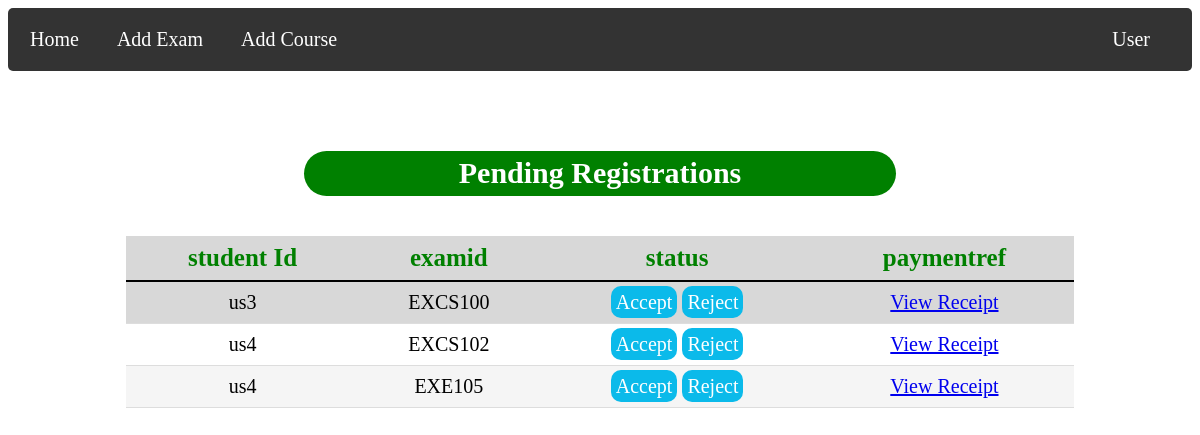
The page /adminhome/ on the database its author committed.
### eadmin/models.py (models this page shows)
class Enrollments(models.Model):
    roll_no = models.ForeignKey('home.Applicant',  on_delete=models.CASCADE)
    examid = models.ForeignKey('eadmin.Exam',  on_delete=models.CASCADE)
    status = models.CharField(max_length=50)
    paymentref = models.FileField(upload_to=content_file_name)
    class Meta:
        unique_together = (("roll_no", "examid"),)

class Exam(models.Model):
    examid = models.CharField(max_length=40,  primary_key=True)
    examname = models.CharField(max_length=40)
    examdate = models.DateField(auto_now=False)
    courseid = models.ForeignKey('eadmin.Course', on_delete=models.CASCADE)
    examinerid = models.CharField(max_length=40, default='02')

### home/models.py (models this page shows)
class Applicant(models.Model):
    roll_no = models.CharField(max_length=15, primary_key=True)
    username = models.CharField(max_length=40)
    password = models.CharField(max_length=500)
    email = models.CharField(max_length=30)
    mobile_no = models.CharField(max_length=13)
    last_login = models.DateTimeField

### eadmin/views.py (the view)
# urls.py: url(r'^adminhome/', views.adminhome, name='adminhome'),
def adminhome(request):
    enrollments = Enrollments.objects.filter(status='pending')
    return render(request, 'eadmin/adhome.html', {'objs': enrollments})

### templates/eadmin/adhome.html (shortened to what this page needs)
<!DOCTYPE html>
<html>
<head>
</head>
<body>
<ul>
  {%  load static %}
  <li><a href="{% url 'adminhome' %}">Home</a></li>
  <li><a href="{% url 'addexam' %}">Add Exam</a></li>
  <li><a href="{% url 'addcourse' %}">Add Course</a></li>
  <li class="dropdown" style="float:right;" >
    <a href="javascript:void(0)" class="dropbtn" style="cursor:auto;">User</a>
  </li>
</ul>
<h2 style="color:white; text-align:center;margin-top:80px;font-weight:700;text-decoration:none;background-color:green;height:40px;vertical-align:middle;font-size:30px;padding-top:5px;font:Courier;border-radius:30px;width:50%;
    margin-left:auto;
    margin-right:auto;">Pending Registrations</h2>
<bdy>
<div class="panel panel-primary">
  <div class="panel-body">
	<table class="table table-bordered">
    <thead>
      <tr>
        <th>student Id</th>
        <th>examid</th>
        <th>status</th>
        <th>paymentref</th>
      </tr>
    </thead>
    <tbody>
    {% for obj in objs %}
      <tr>
        <td>{{ obj.roll_no.roll_no }}</td>
        <td>{{ obj.examid.examid }}</td>
        <td ><a class="accept" href="{% url 'accept' p1=obj.examid.examid p2=obj.roll_no.roll_no %}">Accept</a>
        <a class="reject" href="{% url 'reject' p1=obj.examid.examid p2=obj.roll_no.roll_no %}" >Reject</a></td>
        <td><a href= {{obj.paymentref.url}}>View Receipt</a></td>
      </tr>
    {% endfor %}
    </tbody>
  </table>
  </div>
</div>
</bdy>
</body>
</html>

### templates/eadmin/adhome.html (style rules this page uses)
ul { list-style-type: none; margin: 0; padding: 3px; overflow: hidden; background-color: #333; border-radius:5px; font-size:20px; }
li { float: left; margin:3px; }
th { font-weight:bold; color:green; }
.dropdown { float:right; padding-right:20px; }
li a, .dropbtn { display: inline-block; color: white; text-align: center; padding: 14px 16px; text-decoration: none; }
li.dropdown { display: inline-block; }
table { border-collapse: collapse; width: 80%; margin-left:auto; margin-right:auto; margin-top:40px; overflow-x:auto; }
th, td { padding: 8px; text-align: left; border-bottom: 1px solid #ddd; font-size:20px; text-align:center; height:25px; font-style:Courier; }
th { border-bottom: 2px solid black; font-size:25px; }
tr:nth-child(odd) { background-color:#f5f5f5; }
tr:first-child { background-color:#d8d8d8; }
.accept { text-decoration:none; background-color:#0bbaea;color:white; border-radius:10px; font-size:20px; padding:5px; }
.reject { text-decoration:none; background-color:#0bbaea;color:white; border-radius:10px; font-size:20px; padding:5px; }

### rows shown on the page
Enrollments: roll_no.roll_no "us3", examid.examid "EXCS100"
Enrollments: roll_no.roll_no "us4", examid.examid "EXCS102"
Enrollments: roll_no.roll_no "us4", examid.examid "EXE105"
